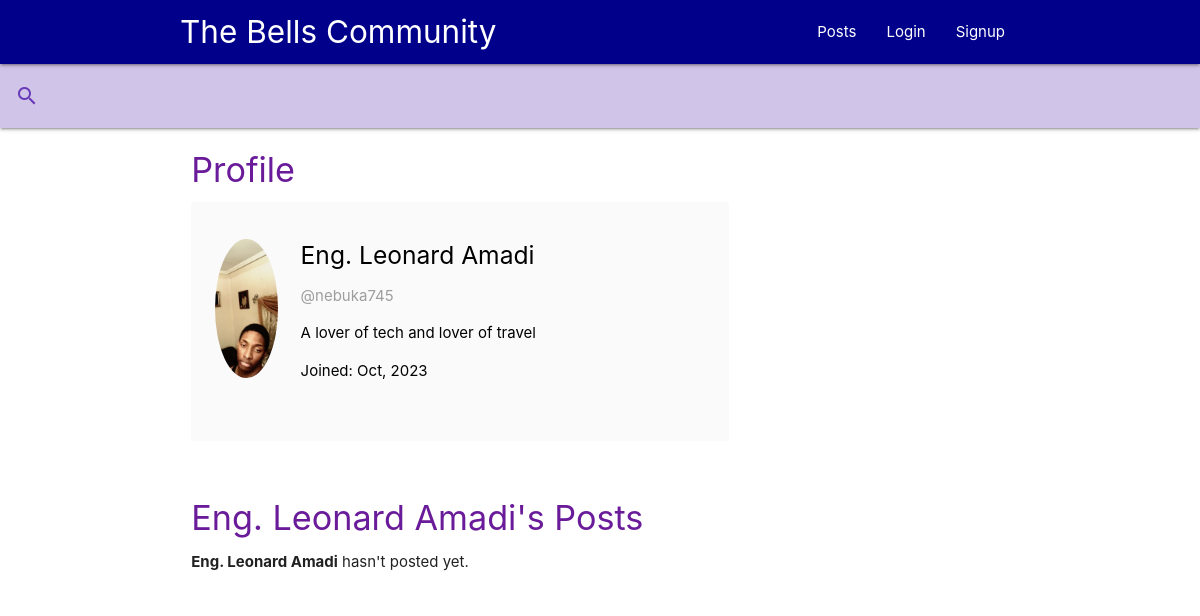
The app's page /accounts/u/nebuka745/ with its own data.
### accounts/models.py (models this page shows, shortened)
class UserProfile(models.Model):
    user = models.OneToOneField(CustomUser, on_delete=models.CASCADE)
    name = models.CharField(max_length=25, default='new_user', blank=True)
    bio = models.CharField(max_length=250, default='', blank=True)
    avatar = models.ImageField(upload_to='avatars/', default='avatars/user_avatar.png')
    avatar_thumbnail = ImageSpecField(source='avatar',
                                      processors=[ResizeToFill(150, 150)],
                                      format='JPEG',
                                      options={'quality': 60})

class CustomUser(AbstractUser):
    pass

### accounts/views.py (the view)
# urls.py: path("u/<str:username>/", views.public_profile, name='public-profile')
def public_profile(request, username):
    user = get_object_or_404(CustomUser, username=username)
    userprofile = user.userprofile
    post_list = Post.objects.filter(creator=user)
    context = {
        'userprofile': userprofile,
        'post_list': post_list
    }
    return render(request, 'account/public_profile.html', context)

### posts/models.py (called while the page is built)
    def get_queryset(self):
        return super().get_queryset().order_by('-added')

### templates/account/public_profile.html (shortened to what this page needs)
{% extends 'base.html' %}
{% load materializecss %}
{% load static %}
{% block content %}
<div class="row">
<div class="col s12 m8">
  <h4 class="purple-text text-darken-3">Profile</h4>
  <div class="card-panel grey lighten-5 z-depth-0">
    <div class="row valign-wrapper">
      <div class="col s2">
        <img src="{{ userprofile.avatar_thumbnail.url }}" alt="{{ userprofile.name }}'s avatar" class="circle responsive-img">
      </div>
      <div class="black-text col s10">
        <h5>{{ userprofile.name }}</h5>
        <p class="grey-text">@{{userprofile.user.username}}</p>
        <p>{{ userprofile.bio }}</p>
        <p>Joined: {{userprofile.user.date_joined|date:"M, Y" }}</p>
      </div>
    </div>
  </div>
</div>
</div>
<div class="row">
  <div class="col s12">
    <section>
      <h4 class="purple-text text-darken-3">{{ userprofile.name }}'s Posts
      {% if post_list %}
          <span class="grey-text"> ({{ post_list.count }})</span></h4>
          {% include 'posts/_post_list.html' %}
      {% else %}
        </h4>
        <p><b>{{ userprofile.name }}</b> hasn't posted yet.</p>
      {% endif %}
    </section>
  </div>
</div>
{% endblock content %}

### records on screen
UserProfile: avatar_thumbnail (picture), name "Eng. Leonard Amadi", user.username "nebuka745", bio "A lover of tech and lover of travel", user.date_joined "Oct, 2023"
